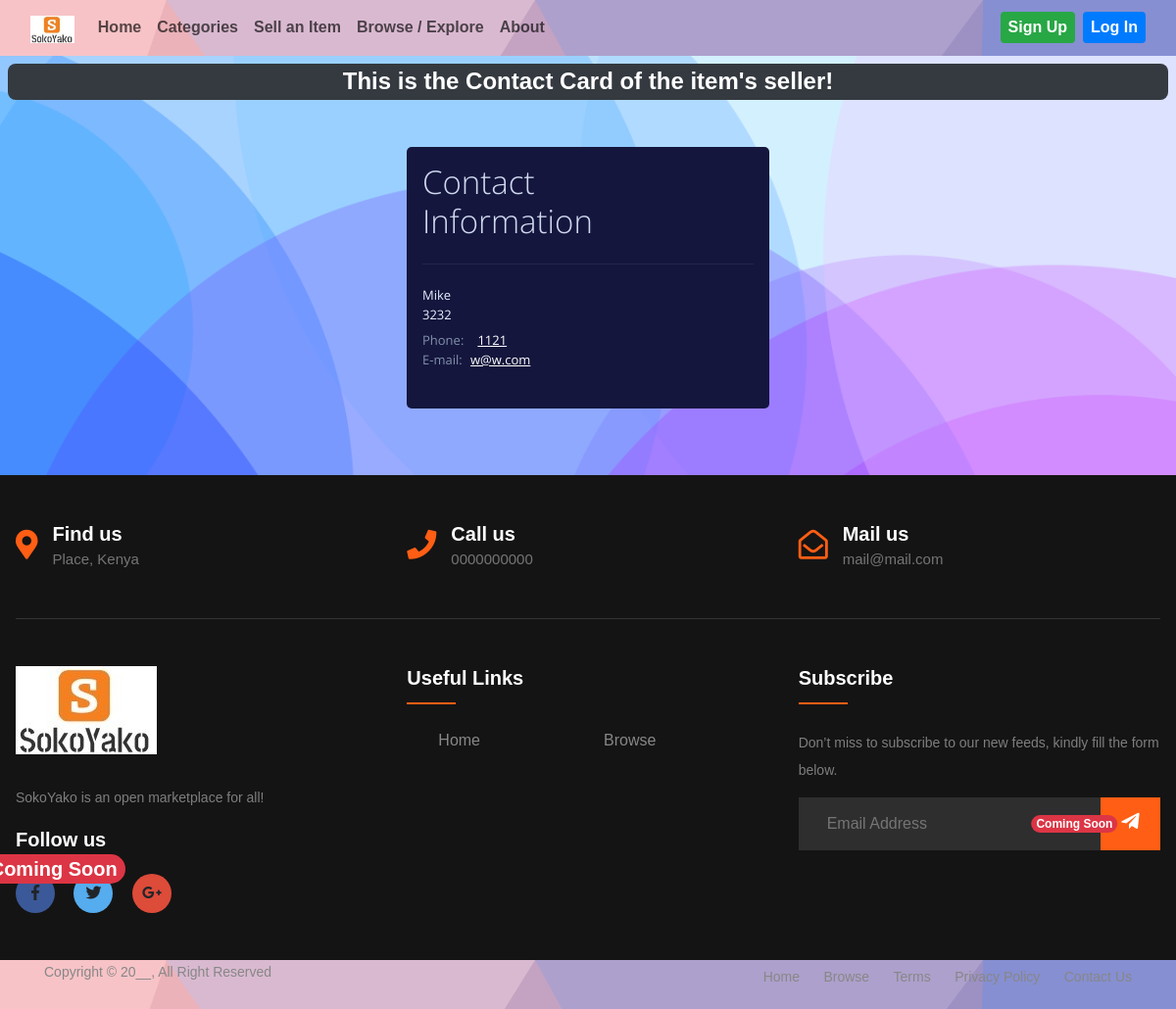
Page /view-seller-contact-card/7/ on the committed database.
### base/models.py (models this page shows, shortened)
class ContactCard(models.Model):
    user = models.OneToOneField(User, on_delete=models.CASCADE)
    full_name = models.CharField(max_length=60)
    phone_number = models.CharField(max_length=15)
    email = models.EmailField()
    address = models.CharField(max_length=60)
    location = models.CharField(max_length=400, blank=True, null=True)

### base/views.py (the view)
# urls.py: path('view-seller-contact-card/<int:seller_id>/', views.view_seller_contact_card, name='view_seller_contact_card'),
def view_seller_contact_card(request, seller_id):
    seller = get_object_or_404(User, id=seller_id)
    seller_contact_card = get_object_or_404(ContactCard, user=seller)
    if request.user.is_authenticated:
        try:
            contact_card = ContactCard.objects.get(user=request.user)
        except ContactCard.DoesNotExist:
            contact_card = None
    else:
        contact_card = None
    return render(request, 'view_seller_contact_card.html', {
        'contact_card': contact_card,
        'seller_contact_card': seller_contact_card
    })

### base/templates/view_seller_contact_card.html (shortened to what this page needs)
{% extends 'layout.html' %}
{% load static %}
{% block data %}
    <div class="container-fluid p-2 clearfix">
        <h2 class="mb-5 fs-3 text-center text-white fs-4 fw-bolder bg-dark p-1 rounded-3"> This is the Contact Card of the item's seller!</h2>
        <div class="contact mt-2 p-3 ">
            <h2 class="h2cnt">
                Contact
                <br>
                Information
            </h2>
            <hr class="hrcnt">
            <h3 class="h3cnt">
                {{ seller_contact_card.full_name}}
                <br>
                {{ seller_contact_card.address }}
            </h3>
            <p class="pcnt">
                <span class="prefix ">Phone:</span>
                <a href="tel:#" class="phone text-decoration-underline">{{ seller_contact_card.phone_number }}</a>
                <br>
                E-mail:
                <a class="email text-decoration-underline" href="mailto:#">{{ seller_contact_card.email }}</a>
            </p>
        </div>
    </div>
{% endblock %}

### static/css/styles.css (style rules this page uses)
body { min-height: 100vh; background-size: cover; background-position: center; font-family: "Trebuchet MS",sans-serif; height: auto; }
.h2cnt { font: 300 33px/40px 'Open Sans', sans-serif; color: #cfd8ee; margin: 0 0 23px; }
.h3cnt { font: 13px/20px 'Open Sans', sans-serif; color: #e7efff; margin: 0 0 6px; }
.pcnt { margin-bottom: 24px; font: 13px/20px 'Open Sans', sans-serif; }
.hrcnt { background-color: #51596d; border: none; height: 1px; margin: 0 0 21px; }
.contact { padding: 63px 85px 50px 80px; color: #8391ab; max-width: 370px; background-color: #14163D; margin: 60px auto; -webkit-border-radius: 5px; -moz-border-radius: 5px; border-radius: 5px; }
.prefix { width: 48px; display: inline-block; }
.email { color: #ffffff; margin-left: 5px; -webkit-transition: all 0.5s ease; transition: all 0.5s ease; }
.phone { color: #ffffff; margin-left: 5px; -webkit-transition: all 0.5s ease; transition: all 0.5s ease; }
:root { --background-dark: #2d3548; --text-light: rgba(255, 255, 255, 0.6); --text-lighter: rgba(255, 255, 255, 0.9); --spacing-s: 8px; --spacing-m: 16px; --spacing-l: 24px; --spacing-xl: 32px; --spacing-xxl: 64px; --width-container: 1200px; }
* { border: 0; margin: 0; padding: 0; box-sizing: border-box; }

### rows in the picture
ContactCard: full_name "Mike", address "3232", phone_number "1121", email "w@w.com"
